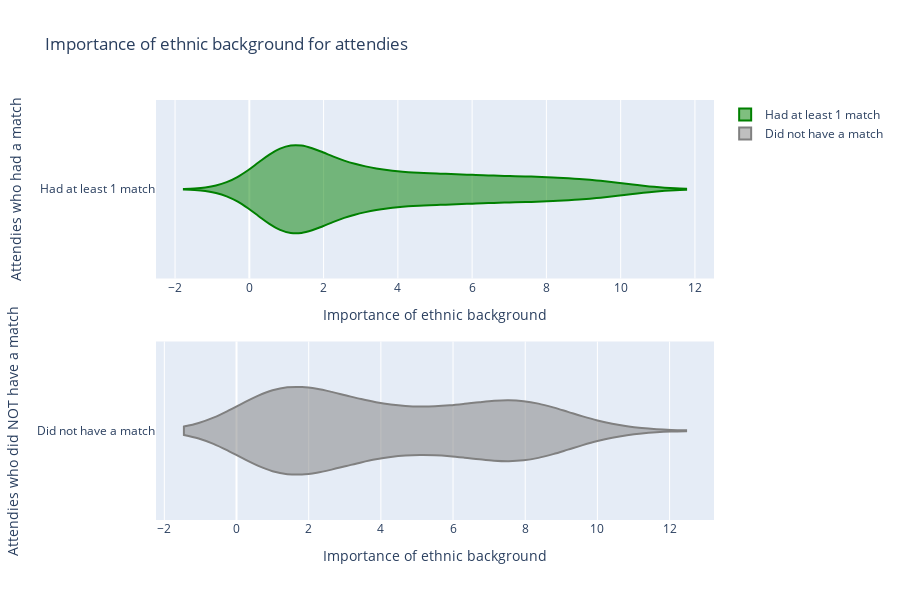

Here is the notebook cell this chart was saved with:
### Code cell
ethnic_fig = make_subplots(rows = 2, cols = 1)

trace0 = go.Violin(x = ethnic_match['imprace'], name = "Had at least 1 match", marker_color='green')
trace1 = go.Violin(x = ethnic_no_match['imprace'], name = "Did not have a match", marker_color='grey')

ethnic_fig.append_trace(trace0, 1, 1)
ethnic_fig.append_trace(trace1, 2, 1)

ethnic_fig.update_layout(
    autosize=False,
    height=600,
    title="Importance of ethnic background for attendies"
    )
ethnic_fig.update_xaxes(title_text="Importance of ethnic background", row=1, col=1)
ethnic_fig.update_xaxes(title_text="Importance of ethnic background", row=2, col=1)
ethnic_fig.update_yaxes(title_text="Attendies who had a match", row=1, col=1)
ethnic_fig.update_yaxes(title_text="Attendies who did NOT have a match", row=2, col=1)

ethnic_fig.show()

### Figure 1 — Plotly figure (JSON) as saved in the notebook; plotly's stock layout.template omitted (floating-point values rounded to 4 significant figures; data arrays with more than 128 entries replaced by an {"elided": "..."} marker saying what was removed)
{"data": [{"marker": {"color": "green"}, "name": "Had at least 1 match", "type": "violin", "x": {"elided": "452 int values"}, "xaxis": "x", "yaxis": "y"}, {"marker": {"color": "grey"}, "name": "Did not have a match", "type": "violin", "x": [8, 7, 8, 2, 10, 2, 1, 4, 9, 1, 1, 1, null, 6, 1, 8, 7, 8, 3, 3, 7, 8, 3, 1, 4, 8, 6, 6, 9, 3, 2, 8, 7, 6, 8, 4, 8, 7, 7, 8, 1, 3, 1, 2, 8, 3, 5, 1, 2, 10, 1, 4, 1, 5, 7, 8, 3, 1, 6, 3, 2, 1, 1, 1, 1, 1, 7, 3, 1, 3, 8, 1, 5, 3, 3, 5, 1, 6, 2, 3, 1, 1, 5, 3, 1, 1, 5, 9, 1, 1, 5, 8, 1, 8, 2, 2, 5, 8, 9], "xaxis": "x2", "yaxis": "y2"}], "layout": {"autosize": false, "height": 600, "title": {"text": "Importance of ethnic background for attendies"}, "xaxis": {"anchor": "y", "domain": [0, 1], "title": {"text": "Importance of ethnic background"}}, "xaxis2": {"anchor": "y2", "domain": [0, 1], "title": {"text": "Importance of ethnic background"}}, "yaxis": {"anchor": "x", "domain": [0.575, 1], "title": {"text": "Attendies who had a match"}}, "yaxis2": {"anchor": "x2", "domain": [0, 0.425], "title": {"text": "Attendies who did NOT have a match"}}}}
